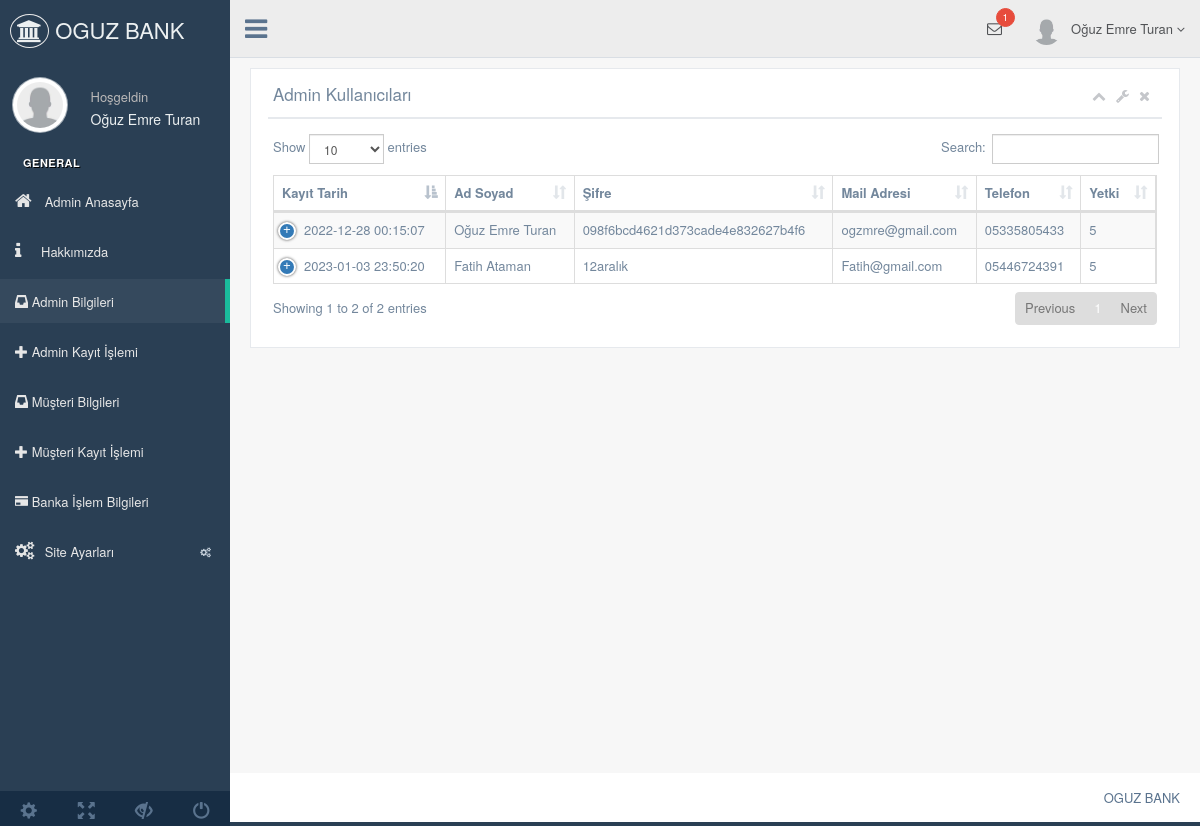
The app's page /nedmin/production/kullanici.php (signed in) with its own data.
### tables this page shows
CREATE TABLE `adminkullanici` (
  `kullanici_id` int(11) NOT NULL,
  `kullanici_zaman` datetime NOT NULL DEFAULT CURRENT_TIMESTAMP,
  `kullanici_resim` varchar(250) NOT NULL,
  `kullanici_tc` varchar(50) NOT NULL,
  `kullanici_ad` varchar(50) NOT NULL,
  `kullanici_mail` varchar(100) NOT NULL,
  `kullanici_gsm` varchar(50) NOT NULL,
  `kullanici_password` varchar(50) NOT NULL,
  `kullanici_adsoyad` varchar(50) NOT NULL,
  `kullanici_adres` varchar(250) NOT NULL,
  `kullanici_il` varchar(100) NOT NULL,
  `kullanici_ilce` varchar(100) NOT NULL,
  `kullanici_unvan` varchar(100) NOT NULL,
  `kullanici_yetki` varchar(50) NOT NULL,
  `kullanici_durum` int(1) NOT NULL DEFAULT '1'
);

### nedmin/production/kullanici.php (the view, shortened to what this page needs)
<?php
include 'header.php';
?>
<div class="right_col" role="main">
  <div class="">
    <div class="row">
      <div class="col-md-12 col-sm-12 col-xs-12">
        <div class="x_panel">
          <div class="x_title">
            <h2>Admin Kullanıcıları</h2>
            <ul class="nav navbar-right panel_toolbox">
              <li><a class="collapse-link"><i class="fa fa-chevron-up"></i></a>
              </li>
              <li class="dropdown">
                <a href="#" class="dropdown-toggle" data-toggle="dropdown" role="button" aria-expanded="false"><i class="fa fa-wrench"></i></a>
              </li>
              <li><a class="close-link"><i class="fa fa-close"></i></a>
              </li>
            </ul>
            <div class="clearfix"></div>
          </div>
          <div class="x_content">
            <table id="datatable-responsive" class="table table-striped table-bordered dt-responsive nowrap" cellspacing="0" width="100%">
              <thead>
                <tr>
                  <th>Kayıt Tarih</th>
                  <th>Ad Soyad</th>
                  <th>Şifre</th>
                  <th>Mail Adresi</th>
                  <th>Telefon</th>
                  <th>Yetki</th>
                </tr>
              </thead>
              <tbody>
                <?php
               $bilgilerimsor=$db->prepare("SELECT * from adminkullanici");
               $bilgilerimsor->execute();
               $say=0;
             while ($bilgilerimcek=$bilgilerimsor->fetch(PDO::FETCH_ASSOC)) { $say++?>
                <tr>
                  <td><?php echo $bilgilerimcek['kullanici_zaman'] ?></td>
                  <td><?php echo $bilgilerimcek['kullanici_adsoyad'] ?></td>
                  <td><?php echo $bilgilerimcek['kullanici_password'] ?></td>
                  <td><?php echo $bilgilerimcek['kullanici_mail'] ?></td>
                  <td><?php echo $bilgilerimcek['kullanici_gsm'] ?></td>
                  <td><?php echo $bilgilerimcek['kullanici_yetki'] ?></td>
                </tr>
                <?php  }
                ?>
              </tbody>
            </table>
          </div>
        </div>
      </div>
    </div>
  </div>
</div>
<?php include 'footer.php'; ?>

### nedmin/production/header.php (shortened to what this page needs)
<?php
include '../netting/baglan.php';
$kullanicisor=$db->prepare("SELECT * FROM adminkullanici where kullanici_mail=:mail");
$kullanicisor->execute(array(
  'mail' => $_SESSION['kullanici_mail']
  ));
$kullanicicek=$kullanicisor->fetch(PDO::FETCH_ASSOC);
?>
<!DOCTYPE html>
<html lang="en">
<head>
  <link href="../vendors/bootstrap/dist/css/bootstrap.min.css" rel="stylesheet">
  <link href="../vendors/font-awesome/css/font-awesome.min.css" rel="stylesheet">
  <link href="../vendors/nprogress/nprogress.css" rel="stylesheet">
  <link href="../vendors/iCheck/skins/flat/green.css" rel="stylesheet">
  <link href="../vendors/datatables.net-bs/css/dataTables.bootstrap.min.css" rel="stylesheet">
  <link href="../vendors/datatables.net-buttons-bs/css/buttons.bootstrap.min.css" rel="stylesheet">
  <link href="../vendors/datatables.net-fixedheader-bs/css/fixedHeader.bootstrap.min.css" rel="stylesheet">
  <link href="../vendors/datatables.net-responsive-bs/css/responsive.bootstrap.min.css" rel="stylesheet">
  <link href="../vendors/datatables.net-scroller-bs/css/scroller.bootstrap.min.css" rel="stylesheet">
  <link href="../build/css/custom.min.css" rel="stylesheet">
</head>
<body class="nav-md">
  <div class="container body">
    <div class="main_container">
      <div class="col-md-3 left_col">
        <div class="left_col scroll-view">
          <div class="navbar nav_title" style="border: 0;">
            <a href="index.php" class="site_title"><i class="fa fa-bank"></i> OGUZ BANK <span></span></a>
          </div>
          <div class="profile clearfix">
            <div class="profile_pic">
              <img src="images/user.png" alt="..." class="img-circle profile_img">
            </div>
            <div class="profile_info">
              <span>Hoşgeldin</span>
              <h2><?php echo $kullanicicek['kullanici_adsoyad'] ?></h2>
            </div>
          </div>
          <br />
          <div id="sidebar-menu" class="main_menu_side hidden-print main_menu">
            <div class="menu_section">
              <h3>General</h3>
              <ul class="nav side-menu">
                <li><a href="index.php"><i class="fa fa-home"></i> Admin Anasayfa </a></li>
                <li><a href="hakkimizda.php"><i class="fa fa-info"></i>Hakkımızda </a></li>
                <li><a href="kullanici.php"><i class="glyphicon glyphicon-inbox"></i>  Admin Bilgileri </a></li>
                <li><a href="adminekle.php"><i class="glyphicon glyphicon-plus"></i>  Admin Kayıt İşlemi </a></li>
                <li><a href="bilgiler.php"><i class="glyphicon glyphicon-inbox"></i>  Müşteri Bilgileri </a></li>
                <li><a href="index1.php"><i class="glyphicon glyphicon-plus"></i>  Müşteri Kayıt İşlemi </a></li>
                <li><a href="islembilgi.php"><i class="glyphicon glyphicon-credit-card"></i>  Banka İşlem Bilgileri </a></li>
                <li><a><i class="fa fa-cogs"></i> Site Ayarları <span class="fa fa-cogs"></span></a>
             </li>
           </ul>
         </div>
       </div>
       <div class="sidebar-footer hidden-small">
        <a data-toggle="tooltip" data-placement="top" title="Settings">
          <span class="glyphicon glyphicon-cog" aria-hidden="true"></span>
        </a>
        <a data-toggle="tooltip" data-placement="top" title="FullScreen">
          <span class="glyphicon glyphicon-fullscreen" aria-hidden="true"></span>
        </a>
        <a data-toggle="tooltip" data-placement="top" title="Lock">
          <span class="glyphicon glyphicon-eye-close" aria-hidden="true"></span>
        </a>
        <a data-toggle="tooltip" data-placement="top" title="Logout">
          <span class="glyphicon glyphicon-off" aria-hidden="true"></span>
        </a>
      </div>
    </div>
  </div>
  <div class="top_nav">
    <div class="nav_menu">
      <nav>
        <div class="nav toggle">
          <a id="menu_toggle"><i class="fa fa-bars"></i></a>
        </div>
        <ul class="nav navbar-nav navbar-right">
          <li class="">
            <a href="javascript:;" class="user-profile dropdown-toggle" data-toggle="dropdown" aria-expanded="false">
              <img src="images/user.png" alt=""><?php echo $kullanicicek['kullanici_adsoyad'] ?>
              <span class=" fa fa-angle-down"></span>
            </a>
          </li>
          <li role="presentation" class="dropdown">
            <a href="javascript:;" class="dropdown-toggle info-number" data-toggle="dropdown" aria-expanded="false">
              <i class="fa fa-envelope-o"></i>
              <span class="badge bg-red">1</span>
            </a>
          </li>
        </ul>
      </nav>
    </div>
  </div>

### records on screen
adminkullanici: kullanici_adsoyad "Oğuz Emre Turan", kullanici_zaman "2022-12-28 00:15:07", kullanici_password "098f6bcd4621d373cade4e832627b4f6", kullanici_mail "ogzmre@gmail.com", kullanici_gsm "05335805433", kullanici_yetki "5"
adminkullanici: kullanici_zaman "2023-01-03 23:50:20", kullanici_adsoyad "Fatih Ataman", kullanici_password "12aralık", kullanici_mail "Fatih@gmail.com", kullanici_gsm "05446724391", kullanici_yetki "5"
